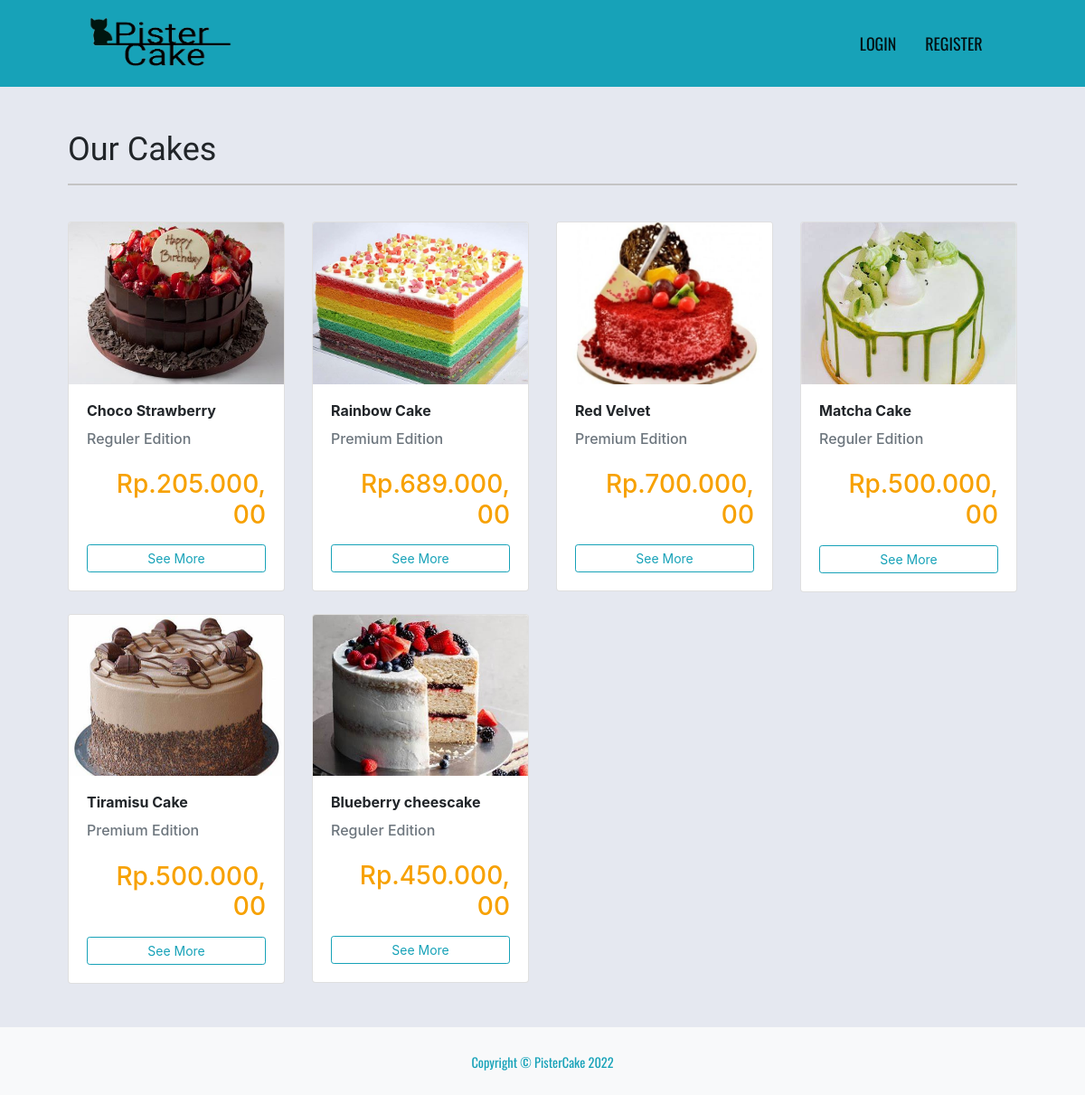
The page / on the database its author committed.
### tables this page shows
CREATE TABLE `products`  (
  `id` int NOT NULL AUTO_INCREMENT,
  `name` varchar(100) NOT NULL,
  `price` int NOT NULL,
  `edition` enum('reguler','premium') NOT NULL,
  `image` varchar(255) NOT NULL,
  `description` text NOT NULL,
  PRIMARY KEY (`id`) USING BTREE
);

### application/controllers/Home.php (called while the page is built, shortened)
<?php
class Home extends CI_Controller
{
	public function __construct()
	{
		$this->load->model('home_model', 'home');
	}
	public function index()
	{
		$data['title'] 	= 'Home';
		$data['cakes']		= $this->home->getAllCake();
		$data['page']		= 'pages/home/index';
		$this->load->view('layouts/app', $data);
	}
}

### index.php (called while the page is built, shortened)
<?php
require_once BASEPATH.'core/CodeIgniter.php';

### application/models/Home_model.php (called while the page is built, shortened)
<?php
class Home_model extends CI_Model
{
	public function getAllCake()
	{
		return $this->db->get('products')->result_array();
	}
}

### application/views/pages/home/index.php (the view)
<div class="container">
	<div class="row mt-5">
		<div class="col">
			<h2 class="head">Our Cakes</h2>
			<hr>
		</div>
	</div>
	<div class="row mb-5">
		<?php foreach ($cakes as $cake) : ?>
			<div class="col-lg-3 col-md-4 col-sm-6 col-xs-12 mt-4">
				<div class="card">
					<img src="<?= base_url() ?>/images/cake/<?= $cake['image'] ?>" class="card-img-top" alt="<?= $cake['name'] ?>">
					<div class="card-body">
						<h6 class="card-title font-weight-bold"><?= $cake['name'] ?></h6>
						<h6 class="text-muted"><?= ucfirst($cake['edition']) ?> Edition</h6>
						<h3 class="text-right text-warning price mt-4">Rp.<?= number_format($cake['price'], 2, ', ', '.'); ?></h3>
						<a href="<?= base_url('home/detail/' . $cake['id']) ?>" class="btn btn-outline-info btn-sm btn-block mt-3">See More</a>
					</div>
				</div>
			</div>
		<?php endforeach; ?>
	</div>
</div>
<?php $this->load->view('layouts/_footer') ?>

### application/views/layouts/app.php (shortened to what this page needs)
<!DOCTYPE html>
<html lang="en">
<head>
	<link rel="stylesheet" href="<?= base_url() ?>/assets/vendors/bootstrap/css/bootstrap.min.css">
	<link rel="stylesheet" href="<?= base_url() ?>/assets/vendors/fontawesome/css/all.min.css">
	<link rel="stylesheet" href="<?= base_url() ?>/assets/vendors/summernote/dist/summernote-bs4.css">
	<link rel="stylesheet" href="<?= base_url() ?>/assets/css/style.css">
</head>
<body>
	<?php $this->load->view('layouts/_navbar') ?>
	<?php $this->load->view($page) ?>
</body>
</html>

### application/views/layouts/_navbar.php (shortened to what this page needs)
<nav class="navbar navbar-expand-lg navbar-light bg-info">
	<div class="container">
		<a class="navbar-brand" href="<?= base_url('home') ?>">
			<img src="<?= base_url() ?>/images/logo/pister.png" width="175" height="70" class="d-inline-block align-top" alt="logo" loading="lazy">
		</a>
		<div class="collapse navbar-collapse" id="navbarNavAltMarkup">
			<div class="navbar-nav ml-auto">
				<?php if ($this->session->login == TRUE) : ?>
					<?php if ($this->session->userdata('role') == 2) : ?>
						<a class="nav-item nav-link mr-4 active" href="<?= base_url('cart') ?>">
							<i class="fas fa-shopping-cart"></i>
						</a>
						<li class="nav-item dropdown active">
							<a class="nav-link dropdown-toggle mr-3" href="#" id="navbarDropdown" role="button" data-toggle="dropdown" aria-haspopup="true" aria-expanded="false">
								<i class="fas fa-user"></i>
							</a>
							<div class="dropdown-menu" aria-labelledby="navbarDropdown">
								<a class="dropdown-item" href="<?= base_url('profile') ?>">
									<i class="fas fa-user-cog"></i>
									Profile
								</a>
								<a class="dropdown-item" href="<?= base_url('myorder') ?>">
									<i class="fas fa-shopping-bag"></i>
									My Orders
								</a>
								<a class="dropdown-item" href="<?= base_url('profile/password') ?>">
									<i class="fas fa-key"></i>
									Change Password
								</a>
								<div class="dropdown-divider"></div>
								<a class="dropdown-item" href="<?= base_url('logout') ?>">
									<i class="fas fa-sign-out-alt"></i>
									Logout
								</a>
							</div>
						</li>
					<?php else : ?>
						<li class="nav-item dropdown">
							<a class="nav-link dropdown-toggle mr-3" href="#" id="navbarDropdownMenuLink" role="button" data-toggle="dropdown" aria-haspopup="true" aria-expanded="false">
								Manage
							</a>
							<div class="dropdown-menu" aria-labelledby="navbarDropdownMenuLink">
								<a class="dropdown-item" href="<?= base_url('product') ?>">Product</a>
								<a class="dropdown-item" href="<?= base_url('order') ?>">Order</a>
								<a class="dropdown-item" href="<?= base_url('user') ?>">Users</a>
							</div>
						</li>
						<li class="nav-item dropdown active">
							<a class="nav-link dropdown-toggle mr-3" href="#" id="navbarDropdown" role="button" data-toggle="dropdown" aria-haspopup="true" aria-expanded="false">
								<i class="fas fa-user"></i>
							</a>
							<div class="dropdown-menu" aria-labelledby="navbarDropdown">
								<a class="dropdown-item" href="<?= base_url('profile') ?>">
									<i class="fas fa-key"></i>
									Profile
								</a>
								<a class="dropdown-item" href="<?= base_url('profile/password') ?>">
									<i class="fas fa-key"></i>
									Change Password
								</a>
								<div class="dropdown-divider"></div>
								<a class="dropdown-item" href="<?= base_url('logout') ?>">
									<i class="fas fa-sign-out-alt"></i>
									Logout
								</a>
							</div>
						</li>
					<?php endif ?>
				<?php else : ?>
					<a class="nav-item nav-link mr-3 active" href="<?= base_url('login') ?>">LOGIN</a>
					<a class="nav-item nav-link mr-3 active" href="<?= base_url('register') ?>">REGISTER</a>
				<?php endif ?>
			</div>
		</div>
	</div>
</nav>

### application/views/layouts/_footer.php
<footer class="footer mt-5">
	<nav class="navbar navbar-dark bg-light sticky-bottom">
		<div class="container d-flex justify-content-center">
			<div class="copyright text-info p-3">
				<small class="text-info p-3">Copyright &copy; PisterCake 2022</small>
			</div>
		</div>
	</nav>
</footer>

### assets/css/style.css (style rules this page uses)
body { background-color: #e5e8f0; overflow-x: hidden; }
.container { max-width: 90%; }
.navbar { font-family: 'Oswald', sans-serif; font-size: 18px; }
.head { font-family: 'Francois One', sans-serif; font-size: 36px; }
hr { border: 1px solid rgb(196, 196, 196); }
.price { color: rgb(247, 161, 0) !important; }

### rows shown on the page
products: image (picture), name "Choco Strawberry", edition "Reguler", price "205.000, 00"
products: image (picture), name "Rainbow Cake", edition "Premium", price "689.000, 00"
products: image (picture), name "Red Velvet", edition "Premium", price "700.000, 00"
products: image (picture), name "Matcha Cake", edition "Reguler", price "500.000, 00"
products: image (picture), name "Tiramisu Cake", edition "Premium", price "500.000, 00"
products: image (picture), name "Blueberry cheescake", edition "Reguler", price "450.000, 00"
